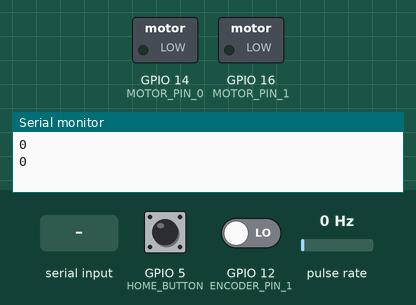
Recording of a sketch running on a simulated ESP8266 (NodeMCU). On the bench: switched loads named in the sketch (green lamp = pin HIGH), the last lines printed to the serial monitor. Wiring (inferred from the names in the program): pulse sensor: data GPIO 13. Inputs (shaded band) come from the test bench; at power-on: pulse rate 0 Hz, GPIO 5 (HOME_BUTTON) HIGH, GPIO 12 (ENCODER_PIN_1) LOW.

Above: at 1.2 s.
1.3 s: pulse rate (sensor on GPIO 13) set to 2 Hz
4.3 s: pulse rate (sensor on GPIO 13) set to 5 Hz
At 6.4 s:
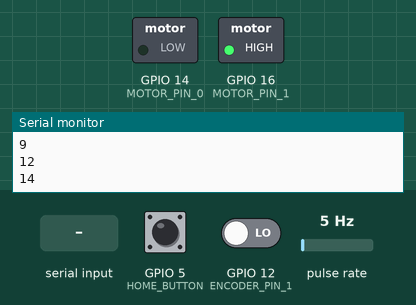
6.7 s: "30,150\n" received over Serial
At 6.87 s:
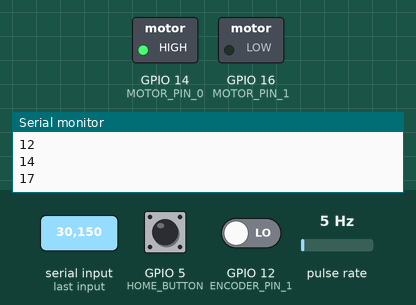
8.5 s: "90,45\n" received over Serial
At 9.7 s:
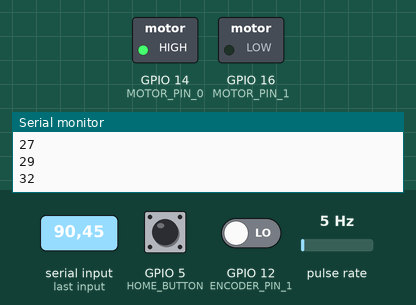
10.0 s: "1\n" received over Serial
At 10.8 s:
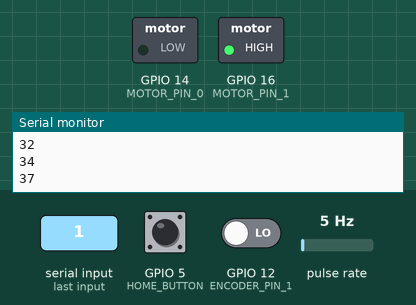
Timing chart, 0 to 12.5 s (numbered marks = the images above; inputs shaded):
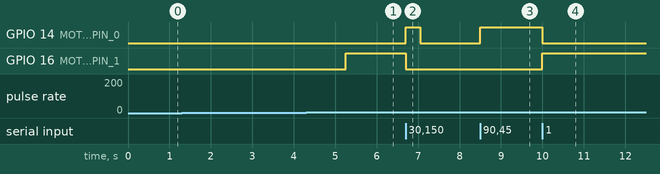

Measured:
- the behaviour switches between 3 and 4 Hz on pulse rate (sensor on GPIO 13) (found by bisection; images 0 and 1)
- after the input at 4.3 s, GPIO 16 (MOTOR_PIN_1): LOW → HIGH after 0.95 s instead of 2.3 s
- after the input at 6.7 s, GPIO 14 (MOTOR_PIN_0): LOW → HIGH at once, → LOW 0.35 s later; GPIO 16 (MOTOR_PIN_1): HIGH → LOW at once
- after the input at 8.5 s, GPIO 14 (MOTOR_PIN_0): LOW → HIGH at once
- after the input at 10.0 s, GPIO 14 (MOTOR_PIN_0): HIGH → LOW at once; GPIO 16 (MOTOR_PIN_1): LOW → HIGH at once

The sketch:

braking-controller-c.ino
```cpp
/*
  This code module is designed for esp8266 based
  boards, it controls the position of a dc motor
  and allows for the motor to home until a limit
  switch at the press of a button.
*/

#include "encoder.h"
#include "motor.h"
#include "serialcontrol.h"

#define MOTOR_MOTION_LIMIT 10000

/* Define digital pin connections */
#define HOME_BUTTON 5

#define ENCODER_PIN_0 13
#define ENCODER_PIN_1 12

#define LIMIT_SWITCH 2

#define MOTOR_PIN_0 14
#define MOTOR_PIN_1 16

const ssize_t motor_motion_limit = MOTOR_MOTION_LIMIT;
ssize_t requested_encoder_position = 0;

void home_motor() {
  while (digitalRead(LIMIT_SWITCH) == 1) {
    motor_drive(MOTOR_CCW);
    ESP.wdtFeed();
  }
  encoder_position_reset();
  requested_encoder_position = 0;
}

void setup() {
  motor_setup(MOTOR_PIN_0, MOTOR_PIN_1);
  encoder_setup(ENCODER_PIN_0, ENCODER_PIN_1);
  pinMode(LIMIT_SWITCH, INPUT_PULLUP);
  pinMode(HOME_BUTTON, INPUT_PULLUP);
  Serial.begin(9600);
}

void loop() {
  /* Drive motor to get requested position and real position to be near equal */
  if (encoder_position_get() < requested_encoder_position - 10) {
    motor_drive(MOTOR_CW);
  } else if (encoder_position_get() > requested_encoder_position + 10) {
    motor_drive(MOTOR_CCW);
  } else {
    motor_drive(MOTOR_OFF);
  }

  /* Print debug without delaying loop*/
  print_integer_slow(encoder_position_get(), 500);

  /* Handle setting motor position target */
  set_requested_position(&requested_encoder_position);
  if (requested_encoder_position < 0) {
    requested_encoder_position = 0;
  }
  if (requested_encoder_position > motor_motion_limit) {
    requested_encoder_position = motor_motion_limit;
  }

  /* Check if homing button was pressed */
  if (digitalRead(HOME_BUTTON) == 0) {
    home_motor();
  }
}
```

encoder.h
```cpp
#ifndef ENCODER_H
#define ENCODER_H

/*
  This code module is designed for esp8266 based
  boards, it includes code to interface with a
  single encoder.

  Encoder position is tracked automatically from the moment that encoder_setup() is called!


  encoder_setup(uint8_t encoderPin0, uint8_t encoderPin1)
    --- Attach interrupt and declare what two pins are used

  encoder_position_get()
    --- Returns current position count of encoder

  encoder_position_reset()
    --- Resets encoder position count to 0
*/

#include <Arduino.h>

static volatile ssize_t encoder_position;
static uint8_t encoder_compare_pin;

static void ICACHE_RAM_ATTR encoder_isr() {
  if (digitalRead(encoder_compare_pin) == LOW) {
    encoder_position++;
  } else {
    encoder_position--;
  }
}

void encoder_setup(uint8_t encoderPin0, uint8_t encoderPin1) {
  pinMode(encoderPin0, INPUT);
  pinMode(encoderPin1, INPUT);

  encoder_compare_pin = encoderPin1;

  attachInterrupt(encoderPin0, encoder_isr, RISING);
}

void encoder_position_reset() {
  encoder_position = 0;
}

ssize_t encoder_position_get() {
  return encoder_position;
}

#endif
```

motor.h
```cpp
#ifndef MOTOR_H
#define MOTOR_H

/*
  This code module is designed for esp8266 based
  boards, it includes code to control the drive
  of a single motor.

  motor_setup(uint8_t motorPin0, uint8_t motorPin1)
    --- Set up pins for motor

  motor_drive(uint8_t driveDirection)
    --- Drive motor, input takes a number as direction
    --- Defined directions: MOTOR_OFF, MOTOR_CW, MOTOR_CCW

*/

#include <Arduino.h>

#define MOTOR_OFF 0
#define MOTOR_CW 1
#define MOTOR_CCW 2

static uint8_t motor_pin_0;
static uint8_t motor_pin_1;

void motor_setup(uint8_t motorPin0, uint8_t motorPin1) {
  pinMode(motorPin0, OUTPUT);
  motor_pin_0 = motorPin0;
  pinMode(motorPin1, OUTPUT);
  motor_pin_1 = motorPin1;
}

void motor_drive(uint8_t driveDirection) {
  if (driveDirection == MOTOR_OFF) {
    digitalWrite(motor_pin_0, LOW);
    digitalWrite(motor_pin_1, LOW);
  } else if (driveDirection == MOTOR_CW) {
    digitalWrite(motor_pin_0, HIGH);
    digitalWrite(motor_pin_1, LOW);
  } else if (driveDirection == MOTOR_CCW) {
    digitalWrite(motor_pin_0, LOW);
    digitalWrite(motor_pin_1, HIGH);
  }
}

#endif
```

serialcontrol.h
```cpp
#ifndef SERIALCONTROL_H
#define SERIALCONTROL_H

#include <Arduino.h>

static size_t old_time_millis = 0;
void print_integer_slow(int integerInput, size_t delayMilliseconds) {
  size_t current_time = millis();
  if (current_time > old_time_millis + delayMilliseconds) {
    Serial.println(integerInput);
    old_time_millis = current_time;
  }
}

void set_requested_position(ssize_t *requestedPositionVariable) {
  if (Serial.available()) {
    String input = Serial.readStringUntil('\n');
    *requestedPositionVariable = input.toInt();
  }
}

#endif
```
